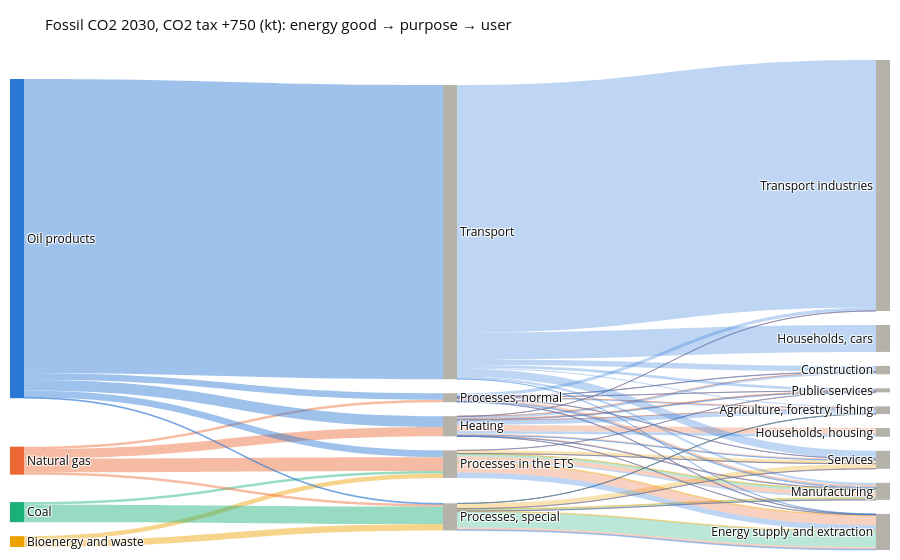

The notebook cell saved with this chart:
### Code cell
gv.sankey(es, f'Fossil CO2 {Y}, CO2 tax +750 (kt): energy good → purpose → user', 'kt').show()
gv.change_table(eb, es, ('user',)).sort_values('change').round(1)

### Figure 1 — Plotly figure (JSON) as saved in the notebook; plotly's stock layout.template omitted (floating-point values rounded to 4 significant figures)
{"data": [{"arrangement": "snap", "link": {"color": ["rgba(237,161,0,0.45)", "rgba(237,161,0,0.45)", "rgba(27,175,122,0.45)", "rgba(27,175,122,0.45)", "rgba(235,104,52,0.45)", "rgba(235,104,52,0.45)", "rgba(235,104,52,0.45)", "rgba(235,104,52,0.45)", "rgba(42,120,214,0.45)", "rgba(42,120,214,0.45)", "rgba(42,120,214,0.45)", "rgba(42,120,214,0.45)", "rgba(42,120,214,0.45)", "rgba(237,161,0,0.3)", "rgba(237,161,0,0.3)", "rgba(237,161,0,0.3)", "rgba(237,161,0,0.3)", "rgba(237,161,0,0.3)", "rgba(237,161,0,0.3)", "rgba(27,175,122,0.3)", "rgba(27,175,122,0.3)", "rgba(27,175,122,0.3)", "rgba(27,175,122,0.3)", "rgba(235,104,52,0.3)", "rgba(235,104,52,0.3)", "rgba(235,104,52,0.3)", "rgba(235,104,52,0.3)", "rgba(235,104,52,0.3)", "rgba(235,104,52,0.3)", "rgba(235,104,52,0.3)", "rgba(235,104,52,0.3)", "rgba(235,104,52,0.3)", "rgba(235,104,52,0.3)", "rgba(235,104,52,0.3)", "rgba(235,104,52,0.3)", "rgba(235,104,52,0.3)", "rgba(235,104,52,0.3)", "rgba(235,104,52,0.3)", "rgba(235,104,52,0.3)", "rgba(235,104,52,0.3)", "rgba(235,104,52,0.3)", "rgba(235,104,52,0.3)", "rgba(235,104,52,0.3)", "rgba(235,104,52,0.3)", "rgba(235,104,52,0.3)", "rgba(42,120,214,0.3)", "rgba(42,120,214,0.3)", "rgba(42,120,214,0.3)", "rgba(42,120,214,0.3)", "rgba(42,120,214,0.3)", "rgba(42,120,214,0.3)", "rgba(42,120,214,0.3)", "rgba(42,120,214,0.3)", "rgba(42,120,214,0.3)", "rgba(42,120,214,0.3)", "rgba(42,120,214,0.3)", "rgba(42,120,214,0.3)", "rgba(42,120,214,0.3)", "rgba(42,120,214,0.3)", "rgba(42,120,214,0.3)", "rgba(42,120,214,0.3)", "rgba(42,120,214,0.3)", "rgba(42,120,214,0.3)", "rgba(42,120,214,0.3)", "rgba(42,120,214,0.3)", "rgba(42,120,214,0.3)", "rgba(42,120,214,0.3)", "rgba(42,120,214,0.3)", "rgba(42,120,214,0.3)", "rgba(42,120,214,0.3)", "rgba(42,120,214,0.3)", "rgba(42,120,214,0.3)", "rgba(42,120,214,0.3)", "rgba(42,120,214,0.3)", "rgba(42,120,214,0.3)", "rgba(42,120,214,0.3)"], "customdata": ["Bioenergy and waste → Processes in the ETS", "Bioenergy and waste → Processes, special", "Coal → Processes in the ETS", "Coal → Processes, special", "Natural gas → Heating", "Natural gas → Processes in the ETS", "Natural gas → Processes, normal", "Natural gas → Processes, special", "Oil products → Heating", "Oil products → Processes in the ETS", "Oil products → Processes, normal", "Oil products → Processes, special", "Oil products → Transport", "Bioenergy and waste: Processes in the ETS → Energy supply and extraction", "Bioenergy and waste: Processes in the ETS → Manufacturing", "Bioenergy and waste: Processes in the ETS → Services", "Bioenergy and waste: Processes, special → Energy supply and extraction", "Bioenergy and waste: Processes, special → Manufacturing", "Bioenergy and waste: Processes, special → Services", "Coal: Processes in the ETS → Manufacturing", "Coal: Processes, special → Agriculture, forestry, fishing", "Coal: Processes, special → Energy supply and extraction", "Coal: Processes, special → Manufacturing", "Natural gas: Heating → Agriculture, forestry, fishing", "Natural gas: Heating → Construction", "Natural gas: Heating → Energy supply and extraction", "Natural gas: Heating → Households, housing", "Natural gas: Heating → Manufacturing", "Natural gas: Heating → Public services", "Natural gas: Heating → Services", "Natural gas: Heating → Transport industries", "Natural gas: Processes in the ETS → Energy supply and extraction", "Natural gas: Processes in the ETS → Manufacturing", "Natural gas: Processes in the ETS → Public services", "Natural gas: Processes in the ETS → Services", "Natural gas: Processes, normal → Agriculture, forestry, fishing", "Natural gas: Processes, normal → Construction", "Natural gas: Processes, normal → Energy supply and extraction", "Natural gas: Processes, normal → Manufacturing", "Natural gas: Processes, normal → Public services", "Natural gas: Processes, normal → Services", "Natural gas: Processes, special → Agriculture, forestry, fishing", "Natural gas: Processes, special → Energy supply and extraction", "Natural gas: Processes, special → Manufacturing", "Natural gas: Processes, special → Services", "Oil products: Heating → Agriculture, forestry, fishing", "Oil products: Heating → Construction", "Oil products: Heating → Energy supply and extraction", "Oil products: Heating → Households, housing", "Oil products: Heating → Manufacturing", "Oil products: Heating → Public services", "Oil products: Heating → Services", "Oil products: Heating → Transport industries", "Oil products: Processes in the ETS → Energy supply and extraction", "Oil products: Processes in the ETS → Manufacturing", "Oil products: Processes in the ETS → Public services", "Oil products: Processes in the ETS → Services", "Oil products: Processes, normal → Agriculture, forestry, fishing", "Oil products: Processes, normal → Construction", "Oil products: Processes, normal → Energy supply and extraction", "Oil products: Processes, normal → Manufacturing", "Oil products: Processes, normal → Public services", "Oil products: Processes, normal → Services", "Oil products: Processes, normal → Transport industries", "Oil products: Processes, special → Agriculture, forestry, fishing", "Oil products: Processes, special → Energy supply and extraction", "Oil products: Processes, special → Manufacturing", "Oil products: Processes, special → Services", "Oil products: Transport → Agriculture, forestry, fishing", "Oil products: Transport → Construction", "Oil products: Transport → Energy supply and extraction", "Oil products: Transport → Households, cars", "Oil products: Transport → Manufacturing", "Oil products: Transport → Public services", "Oil products: Transport → Services", "Oil products: Transport → Transport industries"], "hovertemplate": "%{customdata}<br>%{value:,.2f} kt<extra></extra>", "source": [3, 3, 2, 2, 1, 1, 1, 1, 0, 0, 0, 0, 0, 8, 8, 8, 7, 7, 7, 8, 7, 7, 7, 4, 4, 4, 4, 4, 4, 4, 4, 8, 8, 8, 8, 6, 6, 6, 6, 6, 6, 7, 7, 7, 7, 4, 4, 4, 4, 4, 4, 4, 4, 8, 8, 8, 8, 6, 6, 6, 6, 6, 6, 6, 7, 7, 7, 7, 5, 5, 5, 5, 5, 5, 5, 5], "target": [8, 7, 8, 7, 4, 8, 6, 7, 4, 8, 6, 7, 5, 11, 14, 16, 11, 14, 16, 14, 9, 11, 14, 9, 10, 11, 13, 14, 15, 16, 17, 11, 14, 15, 16, 9, 10, 11, 14, 15, 16, 9, 11, 14, 16, 9, 10, 11, 13, 14, 15, 16, 17, 11, 14, 15, 16, 9, 10, 11, 14, 15, 16, 17, 9, 11, 14, 16, 9, 10, 11, 12, 14, 15, 16, 17], "value": [736.3, 1090.0, 439.7, 2965.0, 1573.0, 2348.0, 425.6, 398.1, 1845.0, 1152.0, 1096.0, 146.7, 49890.0, 134.1, 69.09, 533.1, 112.5, 109.3, 868.1, 439.7, 5.034, 2688.0, 272.2, 7.371, 12.05, 3.079, 1025.0, 116.4, 151.7, 245.3, 12.75, 1627.0, 713.3, 1.62, 6.802, 26.45, 4.238, 13.64, 371.9, 0.001229, 9.341, 27.49, 362.5, 7.786, 0.3215, 816.9, 372.9, 7.363, 450.5, 34.81, 99.95, 52.1, 10.48, 905.4, 244.0, 0.03594, 2.441, 221.8, 68.8, 74.33, 150.8, 0.05161, 6.046, 574.6, 4.912, 139.3, 1.99, 0.4657, 200.9, 966.2, 55.57, 4562.0, 361.3, 433.8, 1341.0, 41970.0]}, "node": {"color": ["#2a78d6", "#eb6834", "#1baf7a", "#eda100", "#b4b2a9", "#b4b2a9", "#b4b2a9", "#b4b2a9", "#b4b2a9", "#b4b2a9", "#b4b2a9", "#b4b2a9", "#b4b2a9", "#b4b2a9", "#b4b2a9", "#b4b2a9", "#b4b2a9", "#b4b2a9"], "hovertemplate": "%{label}<br>%{value:,.1f} kt<extra></extra>", "label": ["Oil products", "Natural gas", "Coal", "Bioenergy and waste", "Heating", "Transport", "Processes, normal", "Processes, special", "Processes in the ETS", "Agriculture, forestry, fishing", "Construction", "Energy supply and extraction", "Households, cars", "Households, housing", "Manufacturing", "Public services", "Services", "Transport industries"], "line": {"width": 0}, "pad": 14, "thickness": 14}, "type": "sankey"}], "layout": {"font": {"color": "#0b0b0b", "size": 12}, "height": 560, "margin": {"b": 10, "l": 10, "r": 10, "t": 60}, "title": {"font": {"size": 15}, "text": "Fossil CO2 2030, CO2 tax +750 (kt): energy good → purpose → user"}}}
